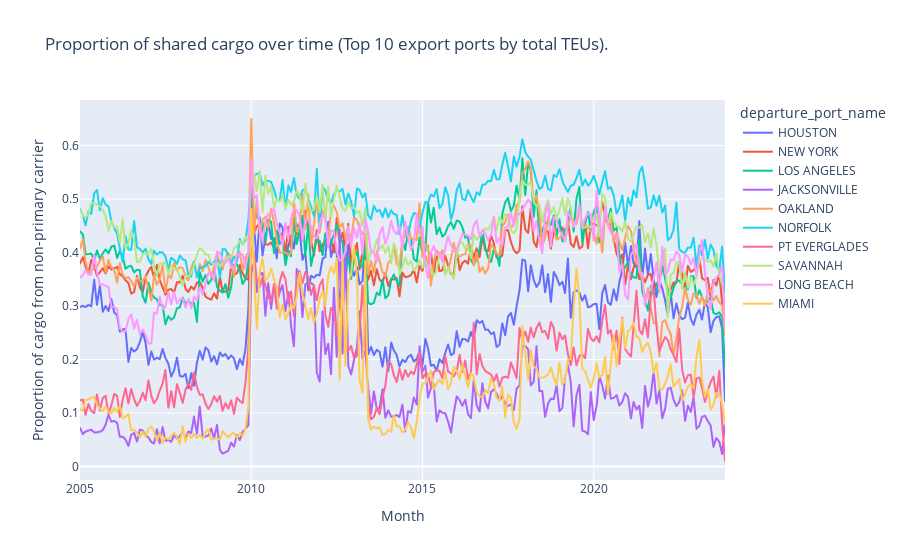

This figure's notebook cell:
### Code cell
sharing_over_time_plotly(
    data_lf=exports_lf,
    group_var='departure_port_name',
    title='Proportion of shared cargo over time (Top 10 export ports by total TEUs).')

### Figure 1 — Plotly figure (JSON) as saved in the notebook; plotly's stock layout.template omitted (floating-point values rounded to 4 significant figures; data arrays with more than 128 entries replaced by an {"elided": "..."} marker saying what was removed)
{"data": [{"hovertemplate": "departure_port_name=HOUSTON<br>Month=%{x}<br>Proportion of cargo from non-primary carrier=%{y}<extra></extra>", "legendgroup": "HOUSTON", "line": {"color": "#636efa", "dash": "solid"}, "marker": {"symbol": "circle"}, "mode": "lines", "name": "HOUSTON", "showlegend": true, "type": "scattergl", "x": {"elided": "227 str values"}, "xaxis": "x", "y": {"elided": "227 float values"}, "yaxis": "y"}, {"hovertemplate": "departure_port_name=NEW YORK<br>Month=%{x}<br>Proportion of cargo from non-primary carrier=%{y}<extra></extra>", "legendgroup": "NEW YORK", "line": {"color": "#EF553B", "dash": "solid"}, "marker": {"symbol": "circle"}, "mode": "lines", "name": "NEW YORK", "showlegend": true, "type": "scattergl", "x": {"elided": "227 str values"}, "xaxis": "x", "y": {"elided": "227 float values"}, "yaxis": "y"}, {"hovertemplate": "departure_port_name=LOS ANGELES<br>Month=%{x}<br>Proportion of cargo from non-primary carrier=%{y}<extra></extra>", "legendgroup": "LOS ANGELES", "line": {"color": "#00cc96", "dash": "solid"}, "marker": {"symbol": "circle"}, "mode": "lines", "name": "LOS ANGELES", "showlegend": true, "type": "scattergl", "x": {"elided": "227 str values"}, "xaxis": "x", "y": {"elided": "227 float values"}, "yaxis": "y"}, {"hovertemplate": "departure_port_name=JACKSONVILLE<br>Month=%{x}<br>Proportion of cargo from non-primary carrier=%{y}<extra></extra>", "legendgroup": "JACKSONVILLE", "line": {"color": "#ab63fa", "dash": "solid"}, "marker": {"symbol": "circle"}, "mode": "lines", "name": "JACKSONVILLE", "showlegend": true, "type": "scattergl", "x": {"elided": "227 str values"}, "xaxis": "x", "y": {"elided": "227 float values"}, "yaxis": "y"}, {"hovertemplate": "departure_port_name=OAKLAND<br>Month=%{x}<br>Proportion of cargo from non-primary carrier=%{y}<extra></extra>", "legendgroup": "OAKLAND", "line": {"color": "#FFA15A", "dash": "solid"}, "marker": {"symbol": "circle"}, "mode": "lines", "name": "OAKLAND", "showlegend": true, "type": "scattergl", "x": {"elided": "227 str values"}, "xaxis": "x", "y": {"elided": "227 float values"}, "yaxis": "y"}, {"hovertemplate": "departure_port_name=NORFOLK<br>Month=%{x}<br>Proportion of cargo from non-primary carrier=%{y}<extra></extra>", "legendgroup": "NORFOLK", "line": {"color": "#19d3f3", "dash": "solid"}, "marker": {"symbol": "circle"}, "mode": "lines", "name": "NORFOLK", "showlegend": true, "type": "scattergl", "x": {"elided": "227 str values"}, "xaxis": "x", "y": {"elided": "227 float values"}, "yaxis": "y"}, {"hovertemplate": "departure_port_name=PT EVERGLADES<br>Month=%{x}<br>Proportion of cargo from non-primary carrier=%{y}<extra></extra>", "legendgroup": "PT EVERGLADES", "line": {"color": "#FF6692", "dash": "solid"}, "marker": {"symbol": "circle"}, "mode": "lines", "name": "PT EVERGLADES", "showlegend": true, "type": "scattergl", "x": {"elided": "227 str values"}, "xaxis": "x", "y": {"elided": "227 float values"}, "yaxis": "y"}, {"hovertemplate": "departure_port_name=SAVANNAH<br>Month=%{x}<br>Proportion of cargo from non-primary carrier=%{y}<extra></extra>", "legendgroup": "SAVANNAH", "line": {"color": "#B6E880", "dash": "solid"}, "marker": {"symbol": "circle"}, "mode": "lines", "name": "SAVANNAH", "showlegend": true, "type": "scattergl", "x": {"elided": "227 str values"}, "xaxis": "x", "y": {"elided": "227 float values"}, "yaxis": "y"}, {"hovertemplate": "departure_port_name=LONG BEACH<br>Month=%{x}<br>Proportion of cargo from non-primary carrier=%{y}<extra></extra>", "legendgroup": "LONG BEACH", "line": {"color": "#FF97FF", "dash": "solid"}, "marker": {"symbol": "circle"}, "mode": "lines", "name": "LONG BEACH", "showlegend": true, "type": "scattergl", "x": {"elided": "227 str values"}, "xaxis": "x", "y": {"elided": "227 float values"}, "yaxis": "y"}, {"hovertemplate": "departure_port_name=MIAMI<br>Month=%{x}<br>Proportion of cargo from non-primary carrier=%{y}<extra></extra>", "legendgroup": "MIAMI", "line": {"color": "#FECB52", "dash": "solid"}, "marker": {"symbol": "circle"}, "mode": "lines", "name": "MIAMI", "showlegend": true, "type": "scattergl", "x": {"elided": "227 str values"}, "xaxis": "x", "y": {"elided": "227 float values"}, "yaxis": "y"}], "layout": {"legend": {"title": {"text": "departure_port_name"}, "tracegroupgap": 0}, "title": {"text": "Proportion of shared cargo over time (Top 10 export ports by total TEUs)."}, "xaxis": {"anchor": "y", "domain": [0, 1], "title": {"text": "Month"}}, "yaxis": {"anchor": "x", "domain": [0, 1], "title": {"text": "Proportion of cargo from non-primary carrier"}}}}
